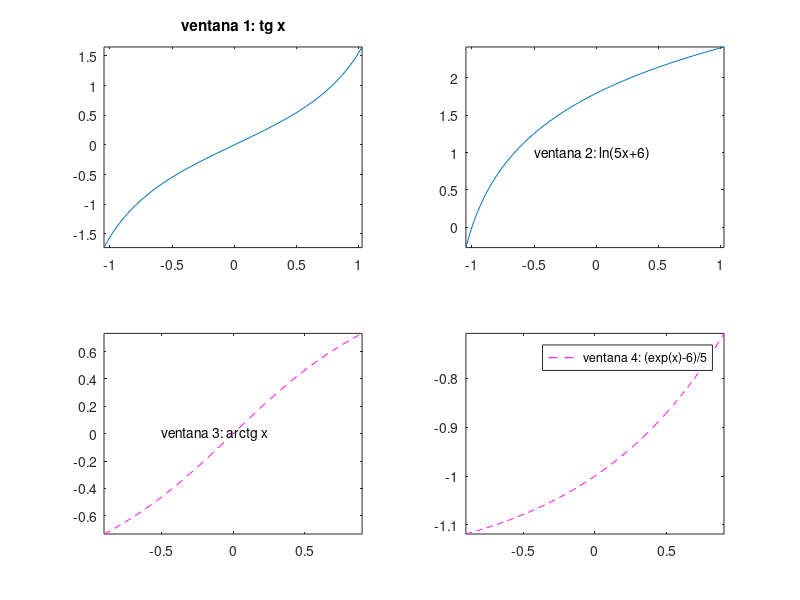

The MATLAB source for this figure:
% Dibuja 4 gráficas en una misma ventana

v=-pi/3:pi/100:pi/3;
subplot(2,2,1)
plot(v,tan(v))
axis tight
title('ventana 1: tg x')
subplot(2,2,2)
plot(v,log(5*v+6)')
axis tight
text(-0.5,1,'ventana 2: ln(5x+6)')
w=linspace(-9/10,9/10,200);
subplot(2,2,3)
plot(w,atan(w),'m--')
axis tight
text(-0.5,0,'ventana 3: arctg x')
subplot(2,2,4)
plot(w,(exp(w)-6)/5,'m--')
axis tight
legend 'ventana 4: (exp(x)-6)/5'